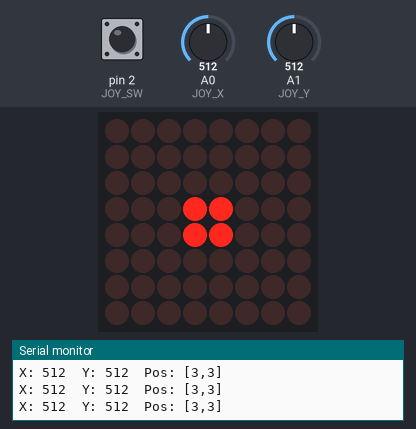
A sketch run on a simulated Arduino Uno, built with avr-gcc and run on an emulated ATmega328P. On the bench: 8×8 LED matrix, the last lines printed to the serial monitor. The inputs (shaded band) are chosen by the test bench; at power-on: A0 (JOY_X) = 512, A1 (JOY_Y) = 512, pin 2 (JOY_SW) HIGH.

Above: at 1.2 s.
1.3 s: A0 (JOY_X) set to 714
2.8 s: A0 (JOY_X) set to 746
At 4.1 s:
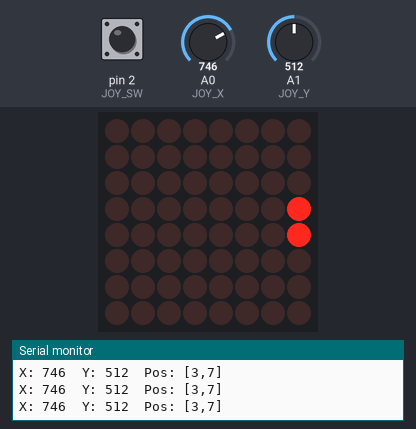
4.9 s: A1 (JOY_Y) set to 345
6.4 s: A1 (JOY_Y) set to 321
At 8.0 s:
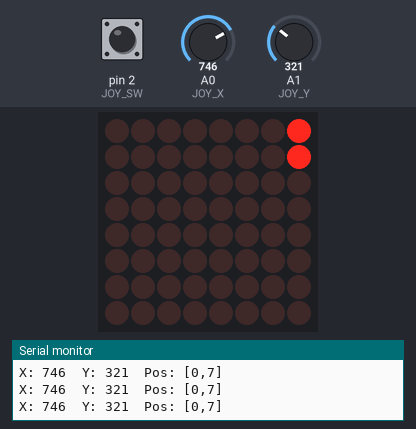
8.3 s: pin 2 (JOY_SW) pulled LOW for 0.2 s
At 9.6 s:
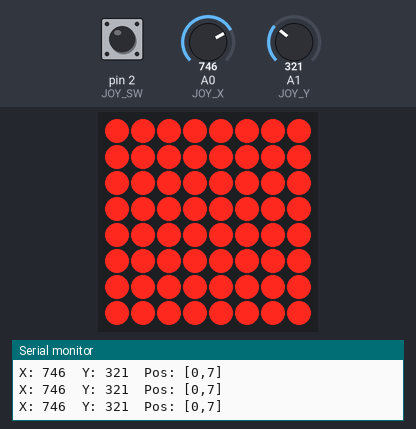
10.0 s: pin 2 (JOY_SW) pulled LOW for 1 s
At 11.6 s:
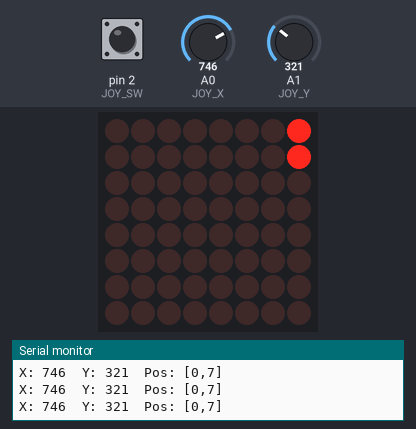
Timing chart, 0 to 13.1 s (numbered marks = the images above; inputs shaded):
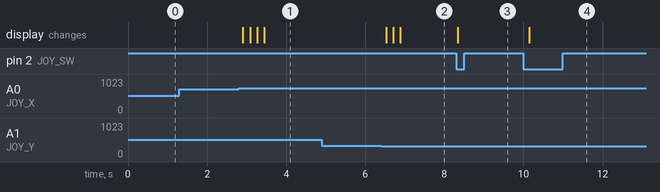

Measured:
- the behaviour switches between 730 and 731 on A0 (JOY_X) (found by bisection; images 0 and 1)
- the behaviour switches between 330 and 329 on A1 (JOY_Y) (found by bisection; images 1 and 2)
- after the input at 2.8 s, the display: first changes after 0.10 s (image 1 shows a later state)
- after the input at 6.4 s, the display: first changes after 0.13 s (image 2 shows a later state)
- after the input at 8.3 s, the display: changes at once (image 3)
- after the input at 10.0 s, the display: changes after 0.15 s (image 4)

The sketch:

main.ino
```cpp
// Project: Joystick Dot Matrix Cursor
// Board: Arduino UNO R4 Minima
// Author: Aryan (ARYAN BUILDS)
// Description: Move a glowing cursor across an 8x8 LED dot matrix using a joystick
// Library needed: LedControl by Eberhard Fahle (install via Library Manager)

#include <LedControl.h>   // The library that talks to our MAX7219 module

// ─────────────────────────────────────────
// PIN DEFINITIONS
// ─────────────────────────────────────────

// MAX7219 Dot Matrix pins
// LedControl(DIN, CLK, CS, numberOfDevices)
// DIN = D11, CLK = D13, CS = D10
// "1" means we only have one dot matrix module chained
LedControl lc = LedControl(11, 13, 10, 1);

// Joystick pins
const int JOY_X  = A0;   // Left = low value, Right = high value
const int JOY_Y  = A1;   // Up = low value, Down = high value
const int JOY_SW = 2;    // Push button (active LOW — reads LOW when pressed)

// ─────────────────────────────────────────
// JOYSTICK THRESHOLDS
// IMPORTANT: R4 Minima ADC is 14-bit → values are 0 to 16383, NOT 0 to 1023!
// Center resting position is roughly 8191
// Dead zone prevents cursor drift when joystick is released
// ─────────────────────────────────────────
const int CENTER    = 530;   // your actual resting X value
const int DEAD_ZONE = 200;
const int MOVE_DELAY = 180;   // threshold around center to ignore small drift   // ms between cursor steps — tune this for feel

// ─────────────────────────────────────────
// CURSOR STATE
// The 8x8 grid has rows 0–7 (top to bottom) and cols 0–7 (left to right)
// ─────────────────────────────────────────
int curRow = 3;   // Start near center of the 8x8
int curCol = 3;

// Button state (used to detect a fresh press, not a hold)
bool lastButtonState = HIGH;

// ─────────────────────────────────────────
// SPECIAL EFFECT: "Explode" all LEDs on button press
// ─────────────────────────────────────────
bool explodeMode = false;

void setup() {
  Serial.begin(115200);   // Always 115200 on R4 Minima!
  Serial.println("Joystick Dot Matrix — ARYAN BUILDS");

  // Wake up the MAX7219 — it starts in power-save mode by default
  lc.shutdown(0, false);      // 0 = device index (first module). false = wake up
  lc.setIntensity(0, 10);     // Brightness: 0 (dim) to 15 (brightest). 10 is good on camera
  lc.clearDisplay(0);         // Clear any leftover garbage on the display

  // Set joystick button with internal pull-up resistor
  // This means: pin is HIGH normally, goes LOW when you press the button
  // No external resistor needed!
  pinMode(JOY_SW, INPUT_PULLUP);

  // Draw the starting cursor position
  drawCursor();

  Serial.println("Ready! Move joystick to control cursor.");
  Serial.println("Press joystick button to explode all LEDs!");
}

void loop() {
  // ── Read joystick ────────────────────────
  int xVal = analogRead(JOY_X);   // 0–16383
  int yVal = analogRead(JOY_Y);   // 0–16383

  // Debug: watch values live in Serial Monitor (Tools → Serial Monitor → set to 115200)
  Serial.print("X: "); Serial.print(xVal);
  Serial.print("  Y: "); Serial.print(yVal);
  Serial.print("  Pos: ["); Serial.print(curRow);
  Serial.print(","); Serial.print(curCol); Serial.println("]");

  // ── Check button press ───────────────────
  bool buttonState = digitalRead(JOY_SW);
  if (buttonState == LOW && lastButtonState == HIGH) {
    // Fresh press detected (LOW = pressed because of INPUT_PULLUP)
    explodeMode = !explodeMode;   // Toggle the explosion effect
    Serial.println(explodeMode ? "EXPLODE MODE ON" : "Cursor mode");

    if (explodeMode) {
      // Fill every single LED on the display
      for (int r = 0; r < 8; r++) {
        lc.setRow(0, r, 0xFF);   // 0xFF = binary 11111111 = all 8 LEDs in a row ON
      }
    } else {
      // Go back to cursor mode — clear display and redraw cursor
      lc.clearDisplay(0);
      drawCursor();
    }
  }
  lastButtonState = buttonState;

  // If we're in explode mode, skip cursor movement
  if (explodeMode) {
    delay(MOVE_DELAY);
    return;
  }

  // ── Calculate new cursor position ────────
  int newRow = curRow;
  int newCol = curCol;

  // Check X axis (left / right)
  if (xVal < CENTER - DEAD_ZONE) {
    newCol = curCol - 1;   // Move LEFT
  } else if (xVal > CENTER + DEAD_ZONE) {
    newCol = curCol + 1;   // Move RIGHT
  }

  // Check Y axis (up / down)
  // Note: on most joystick modules, pushing UP gives a LOW value
  if (yVal < CENTER - DEAD_ZONE) {
    newRow = curRow - 1;   // Move UP
  } else if (yVal > CENTER + DEAD_ZONE) {
    newRow = curRow + 1;   // Move DOWN
  }

  // constrain() clamps the value so cursor can't go off the 8x8 grid
  // constrain(value, min, max) — built into Arduino
  newRow = constrain(newRow, 0, 7);
  newCol = constrain(newCol, 0, 7);

  // Only redraw if the cursor actually moved (saves unnecessary flickering)
  if (newRow != curRow || newCol != curCol) {
    curRow = newRow;
    curCol = newCol;
    drawCursor();
  }

  delay(MOVE_DELAY);
}

// ─────────────────────────────────────────
// drawCursor()
// Clears the whole display, then lights up just the cursor pixel
// ─────────────────────────────────────────
void drawCursor() {
  lc.clearDisplay(0);
  // Light up a 2x2 block of LEDs centered on the cursor
  for (int r = curRow; r <= curRow + 1; r++) {
    for (int c = curCol; c <= curCol + 1; c++) {
      // constrain keeps the block inside the 8x8 grid boundaries
      lc.setLed(0, constrain(r, 0, 7), constrain(c, 0, 7), true);
    }
  }
}      // Light up ONE pixel at cursor position
  // lc.setLed(device, row, col, state)
  // device = 0 (our only module)
  // row = 0 (top) to 7 (bottom)
  // col = 0 (left) to 7 (right)
  // state = true (ON) or false (OFF)
```
